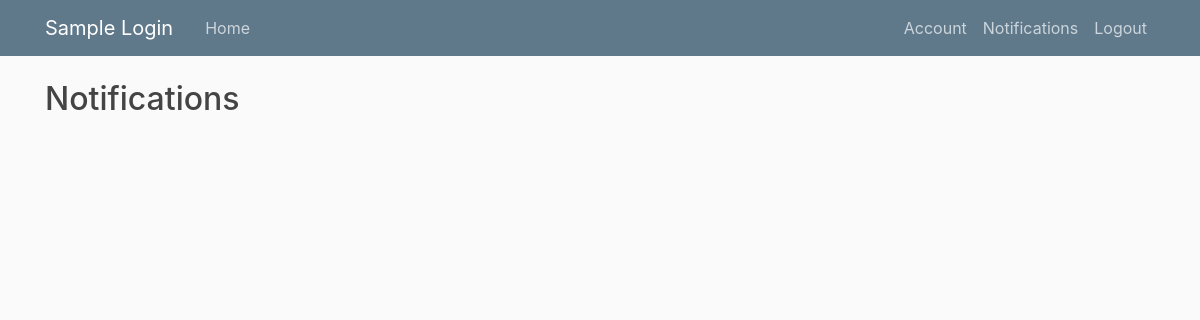
/notificationView (signed in), run on an earlier commit of the app's database.
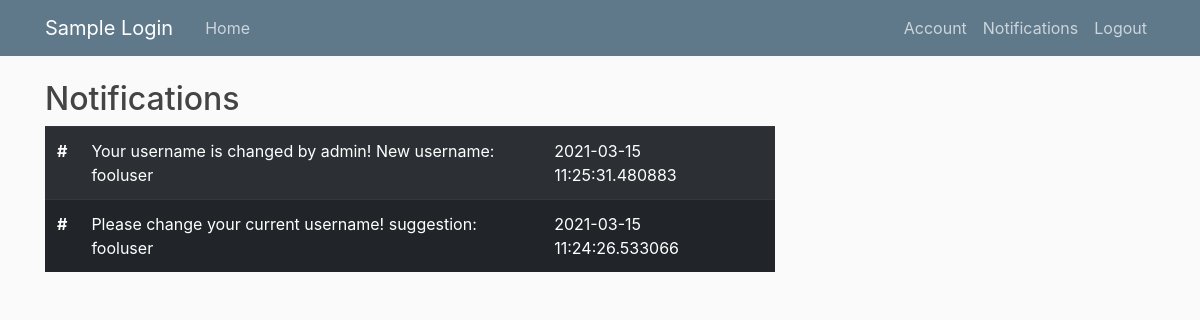
And on a later commit of the database.
### flaskapp/models.py (models this page shows, shortened)
class Notifications(db.Model):
    id = db.Column(db.Integer, primary_key = True)
    recipient_userid = db.Column(db.Integer, db.ForeignKey('user.id'), nullable = False)
    sender_userid =  db.Column(db.Integer, db.ForeignKey('user.id'), nullable = False)
    notif_content = db.Column(db.Text, nullable = False)
    notif_date = db.Column(db.DateTime, nullable=False, default=datetime.utcnow)

### flaskapp/routes.py (the view)
@app.route("/notificationView")
@login_required
def notificationView():
    user_id = current_user.id
    notifs = Notifications.query.filter_by(recipient_userid = user_id).order_by(Notifications.notif_date.desc()).all()
    return render_template('notificationView.html',notifs=notifs)

### flaskapp/models.py (called while the page is built)
@login_manager.user_loader
def load_user(user_id):
    return User.query.get(int(user_id))

### flaskapp/templates/notificationView.html
{% extends "layout.html" %}
{% block content %}
    <h2>Notifications</h2>
    <table class="table table-striped table-dark">
        <tbody>
            {% for notif in notifs %}
                <tr>
                    <th scope="row">#</th>
                    <td>{{ notif.notif_content }}</td>
                    <td>{{ notif.notif_date }}</td>
                </tr>
            {% endfor %}
    </table>
{% endblock %}

What changed in the data, as far as the page shows it:
added Notifications: notif_content "Your username is changed by admin! New username: fooluser", notif_date "2021-03-15 11:25:31.480883"
added Notifications: notif_content "Please change your current username! suggestion: fooluser", notif_date "2021-03-15 11:24:26.533066"
